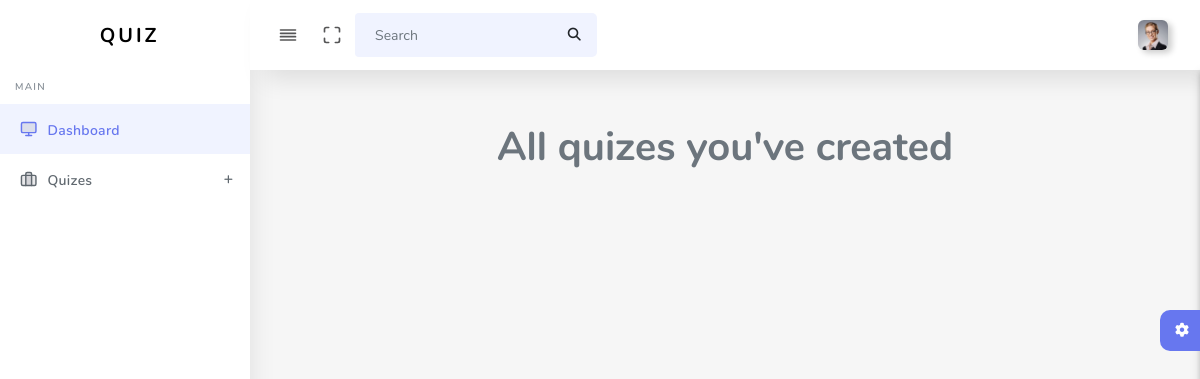
Page / (signed in) on the earlier database version.
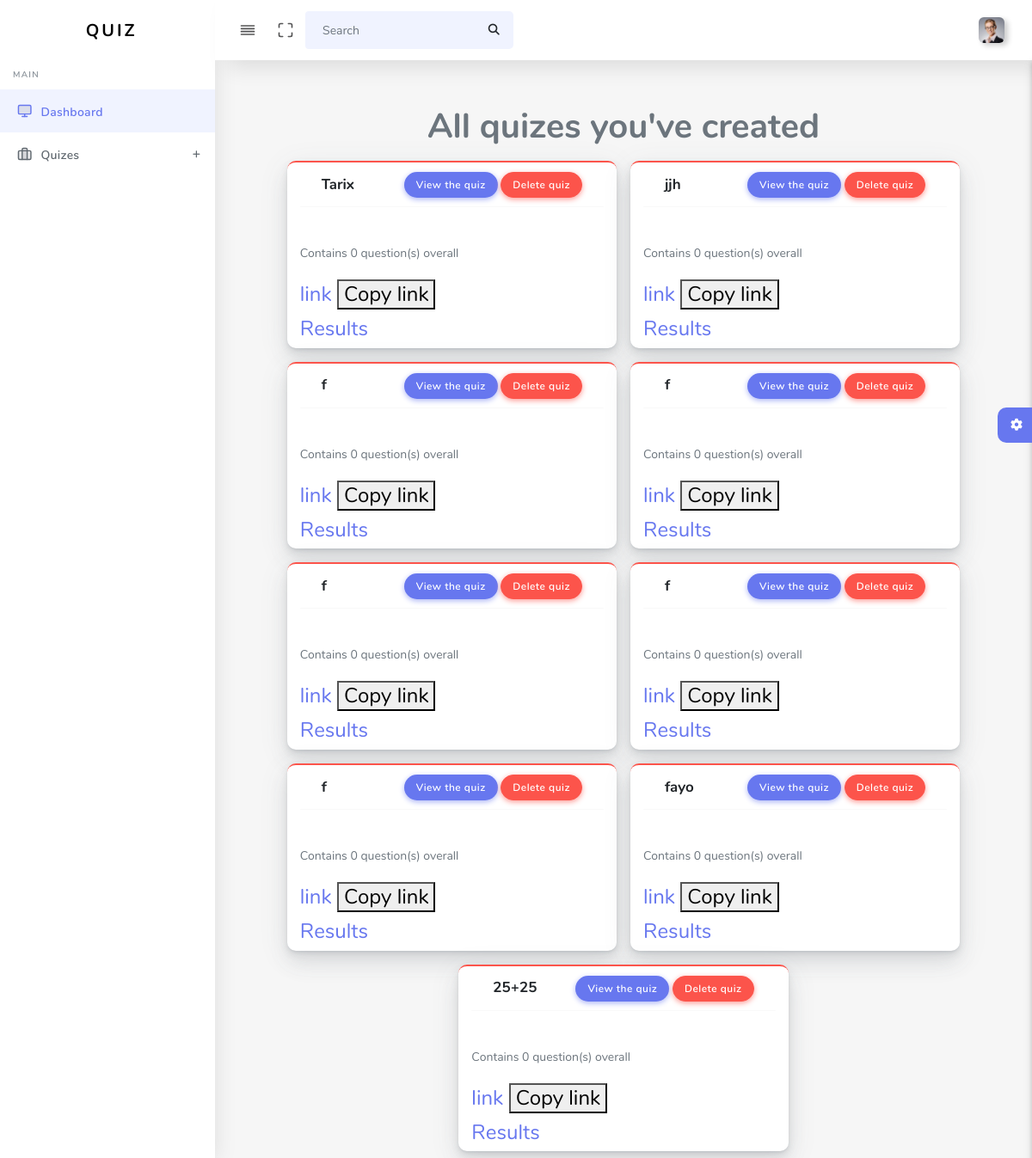
Same page on the later database version.
### main/models.py (models this page shows, shortened)
class Quiz(models.Model):
    title = models.CharField(max_length=255)
    author = models.ForeignKey(User, on_delete=models.CASCADE)
    code = models.CharField(max_length=255, blank=True, unique=True)
    @property
    def all_questions(self):
        related = Question.objects.filter(quiz = self).count()
        return related

### main/views.py (the view)
# urls.py: path('',include("main.urls")),
@login_required(login_url = 'dash:login')
def main(request):
    quizes = Quiz.objects.filter(author = request.user)
    context = {
        "quizes" : quizes
    }
    return render(request, 'main.html', context)

### templates/main.html (shortened to what this page needs)
{%extends 'base.html'%}
  {%block content%}
        <section class="section" >
          <div class="row d-flex justify-content-center">
            <h1 class="col-12" style="text-align: center;">All quizes you've created</h1>
          {% for quiz in quizes %}
          <div class="card card-danger col-5 m-2">
            <div class="card-header">
              <h4>{{quiz.title}}</h4>
              <div class="card-header-action">
                <a href="{%url 'dash:questions' quiz.id%}" class="btn btn-primary">View the quiz</a>
                <div class="dropdown">
                  <a href="{%url 'dash:quiz_delete' quiz.id%}" class="btn btn-danger">Delete quiz</a>
                </div>
              </div>
            </div>
            <div class="card-body">
            </div>
            <p>Contains {{quiz.all_questions}} question(s) overall</p>
            <h4><a href="{% url 'front:quiz_detail' quiz.code %}">link</a>
            <button onclick="myFunction()">Copy link</button>
            <h4><a href="{% url 'dash:get_results' quiz.id %}">Results</a>
            </div>
          {%endfor%}
        </div>
        </section>
        <div class="settingSidebar">
          <a href="javascript:void(0)" class="settingPanelToggle"> <i class="fa fa-spin fa-cog"></i>
          </a>
        </div>
  {%endblock%}

Differences in the rows shown:
added Quiz: title "Tarix", all_questions "0"
added Quiz: title "jjh", all_questions "0"
added Quiz: title "f", all_questions "0"
added Quiz: title "f", all_questions "0"
added Quiz: title "f", all_questions "0"
added Quiz: title "f", all_questions "0"
added Quiz: title "f", all_questions "0"
added Quiz: title "fayo", all_questions "0"
added Quiz: title "25+25", all_questions "0"
